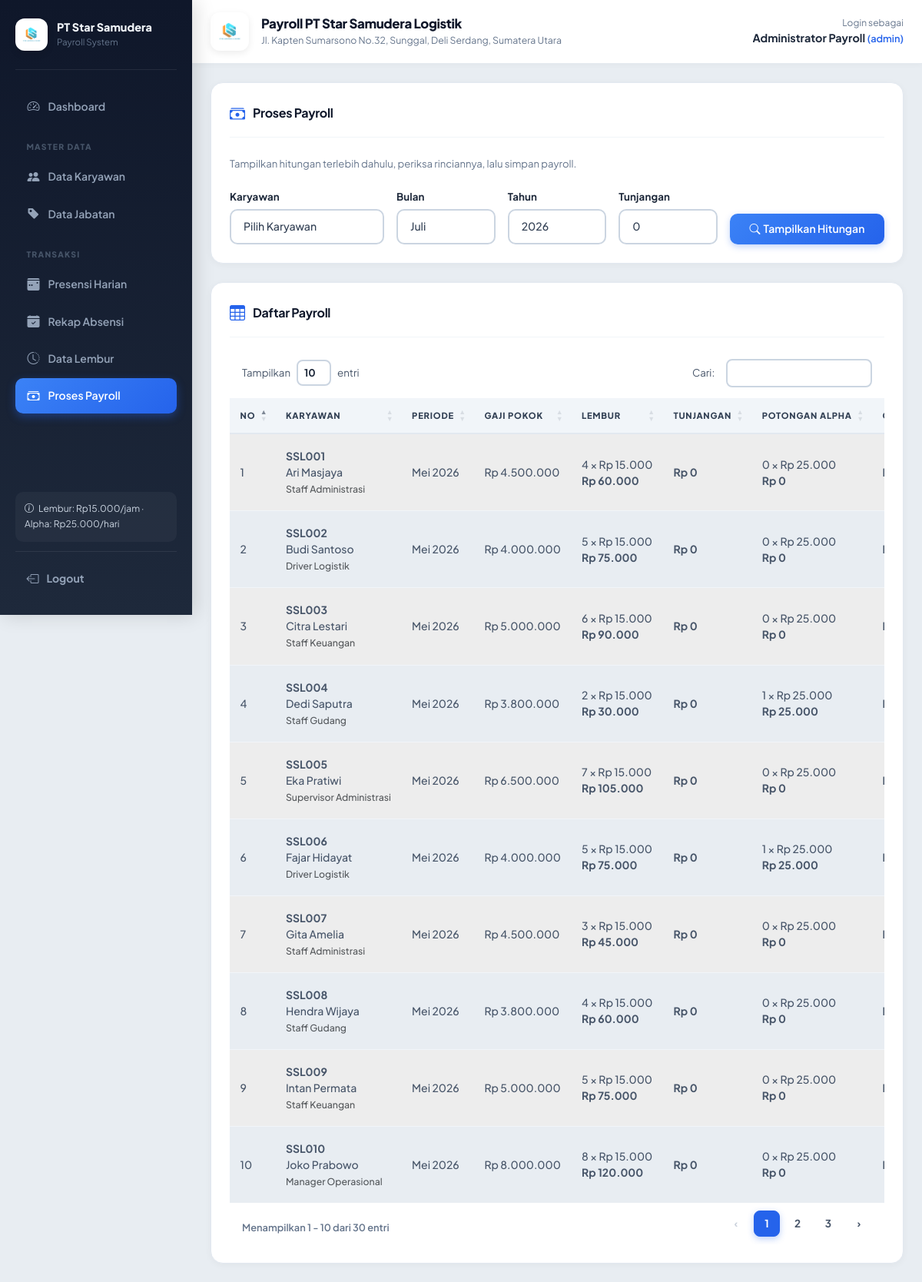
/transaksi/payroll.php (signed in), run on the app's committed database.
### tables this page shows
CREATE TABLE payroll (
    id_payroll INT AUTO_INCREMENT PRIMARY KEY,
    id_karyawan INT NOT NULL,
    bulan VARCHAR(20) NOT NULL,
    tahun YEAR NOT NULL,
    gaji_pokok DECIMAL(12,2) NOT NULL,
    jam_lembur INT NOT NULL DEFAULT 0,
    tarif_lembur DECIMAL(12,2) NOT NULL DEFAULT 15000,
    total_lembur DECIMAL(12,2) NOT NULL DEFAULT 0,
    total_tunjangan DECIMAL(12,2) NOT NULL DEFAULT 0,
    jumlah_alpha INT NOT NULL DEFAULT 0,
    tarif_alpha DECIMAL(12,2) NOT NULL DEFAULT 25000,
    total_potongan_alpha DECIMAL(12,2) NOT NULL DEFAULT 0,
    total_gaji_bersih DECIMAL(12,2) NOT NULL,
    status_pembayaran ENUM('Belum Dibayar','Sudah Dibayar') NOT NULL DEFAULT 'Belum Dibayar',
    status_validasi ENUM('Menunggu','Disetujui','Ditolak') NOT NULL DEFAULT 'Menunggu',
    tanggal_pembayaran DATE NULL,
    tanggal_proses DATETIME NOT NULL DEFAULT CURRENT_TIMESTAMP,
    diproses_oleh INT NULL,
    UNIQUE KEY unik_payroll_bulanan (id_karyawan, bulan, tahun),
    CONSTRAINT fk_payroll_karyawan FOREIGN KEY (id_karyawan) REFERENCES karyawan(id_karyawan) ON UPDATE CASCADE ON DELETE RESTRICT,
    CONSTRAINT fk_payroll_user FOREIGN KEY (diproses_oleh) REFERENCES users(id_user) ON UPDATE CASCADE ON DELETE SET NULL
);

CREATE TABLE karyawan (
    id_karyawan INT AUTO_INCREMENT PRIMARY KEY,
    nip VARCHAR(20) NOT NULL UNIQUE,
    nama_karyawan VARCHAR(100) NOT NULL,
    jenis_kelamin ENUM('L','P') NOT NULL,
    id_jabatan INT NOT NULL,
    status_karyawan ENUM('Tetap','Kontrak','Resign') NOT NULL,
    tanggal_masuk DATE NOT NULL,
    no_ktp VARCHAR(20) NULL,
    no_kk VARCHAR(20) NULL,
    CONSTRAINT fk_karyawan_jabatan FOREIGN KEY (id_jabatan) REFERENCES jabatan(id_jabatan) ON UPDATE CASCADE ON DELETE RESTRICT
);

CREATE TABLE jabatan (
    id_jabatan INT AUTO_INCREMENT PRIMARY KEY,
    kode_jabatan VARCHAR(20) NOT NULL UNIQUE,
    nama_jabatan VARCHAR(100) NOT NULL,
    gaji_pokok DECIMAL(12,2) NOT NULL,
    status_jabatan ENUM('Aktif','Tidak Aktif') NOT NULL DEFAULT 'Aktif'
);

### transaksi/payroll.php (the view, shortened to what this page needs)
<?php
require_once __DIR__ . '/../layout/header.php';
$selectedMonth=trim($_POST['bulan']??current_month_name());
$selectedYear=(int)($_POST['tahun']??date('Y'));
$selectedTunjangan=(float)($_POST['total_tunjangan']??0);
$data=mysqli_query($conn,"SELECT p.*,k.nip,k.nama_karyawan,j.nama_jabatan FROM payroll p JOIN karyawan k ON k.id_karyawan=p.id_karyawan JOIN jabatan j ON j.id_jabatan=k.id_jabatan ORDER BY p.tahun DESC,FIELD(p.bulan,'Desember','November','Oktober','September','Agustus','Juli','Juni','Mei','April','Maret','Februari','Januari'),k.nama_karyawan");
?>
<div class="card p-4 mb-4">
<div class="section-header">
  <i class="bi bi-cash-stack"></i>
  <h2 class="h5">Proses Payroll</h2>
</div>
<p class="section-desc">Tampilkan hitungan terlebih dahulu, periksa rinciannya, lalu simpan payroll.</p>
<form method="post" class="row g-3 align-items-end">
<div class="col-md-3"><label class="form-label">Karyawan</label><select name="id_karyawan" class="form-select" required><option value="">Pilih Karyawan</option></select></div>
<div class="col-md-2"><label class="form-label">Bulan</label><select name="bulan" class="form-select"><?= bulan_options($selectedMonth) ?></select></div>
<div class="col-md-2"><label class="form-label">Tahun</label><input type="number" name="tahun" class="form-control" value="<?= $selectedYear ?>"></div>
<div class="col-md-2"><label class="form-label">Tunjangan</label><input type="number" name="total_tunjangan" class="form-control" value="<?= $selectedTunjangan ?>"></div>
<div class="col-md-3 d-flex align-items-end"><button name="preview" class="btn btn-primary w-100"><i class="bi bi-search me-1"></i>Tampilkan Hitungan</button></div>
</form></div>
<div class="card p-4">
<div class="section-header">
  <i class="bi bi-table"></i>
  <h2 class="h5">Daftar Payroll</h2>
</div>
<div class="table-responsive"><table class="table table-striped dt-table" style="width:100%"><thead><tr><th>No</th><th>Karyawan</th><th>Periode</th><th>Gaji Pokok</th><th>Lembur</th><th>Tunjangan</th><th>Potongan Alpha</th><th>Gaji Bersih</th><th>Status</th><th>Aksi</th></tr></thead><tbody>
<?php $no=1;if($data):while($row=mysqli_fetch_assoc($data)):?>
<tr>
    <td><?= $no++ ?></td>
    <td><strong><?= e($row['nip']) ?></strong><br><?= e($row['nama_karyawan']) ?><br><span class="small text-muted"><?= e($row['nama_jabatan']) ?></span></td>
    <td><?= e($row['bulan'].' '.$row['tahun']) ?></td>
    <td><?= rupiah($row['gaji_pokok']) ?></td>
    <td><?= $row['jam_lembur'] ?> × <?= rupiah($row['tarif_lembur']) ?><br><strong><?= rupiah($row['total_lembur']) ?></strong></td>
    <td><strong><?= rupiah($row['total_tunjangan'] ?? 0) ?></strong></td>
    <td><?= $row['jumlah_alpha'] ?> × <?= rupiah($row['tarif_alpha']) ?><br><strong><?= rupiah($row['total_potongan_alpha']) ?></strong></td>
    <td><strong><?= rupiah($row['total_gaji_bersih']) ?></strong></td>
</tr>
<?php endwhile;endif;?>
</tbody></table></div></div>
<?php require_once __DIR__ . '/../layout/footer.php'; ?>

### layout/header.php (shortened to what this page needs)
<?php
$currentPath = str_replace('\\', '/', $_SERVER['PHP_SELF'] ?? '');
function nav_item(string $label, string $href, string $currentPath, string $icon = 'circle'): string
{
    $active = str_contains($currentPath, $href) ? 'active' : '';
    return '<a class="nav-link ' . $active . '" href="' . e(url($href)) . '">'
         . '<i class="bi bi-' . $icon . '"></i> ' . e($label)
         . '</a>';
}
function nav_heading(string $label): string
{
    return '<div class="sidebar-heading">' . e($label) . '</div>';
}
?>
<!DOCTYPE html>
<html lang="id">
<head>
    <link href="https://cdn.jsdelivr.net/npm/bootstrap@5.3.3/dist/css/bootstrap.min.css" rel="stylesheet">
    <link href="https://cdn.jsdelivr.net/npm/bootstrap-icons@1.11.3/font/bootstrap-icons.min.css" rel="stylesheet">
    <link href="<?= asset('css/style.css') ?>" rel="stylesheet">
    <link href="https://cdn.datatables.net/1.13.6/css/dataTables.bootstrap5.min.css" rel="stylesheet">
    <link href="https://cdn.jsdelivr.net/npm/sweetalert2@11.7.27/dist/sweetalert2.min.css" rel="stylesheet">
</head>
<body>
<div class="app-wrapper">
    <aside class="sidebar no-print">
        <div class="sidebar-brand">
            <img src="<?= asset('img/logo.png') ?>" alt="Logo" class="logo-mini">
            <div>
                <div class="sidebar-brand-name">PT Star Samudera</div>
                <div class="sidebar-brand-sub">Payroll System</div>
            </div>
        </div>
        <nav class="sidebar-nav">
            <?= nav_item('Dashboard', is_admin() ? 'dashboard_admin.php' : 'dashboard_pimpinan.php', $currentPath, 'speedometer2') ?>
            <?php if (is_admin()): ?>
                <?= nav_heading('Master Data') ?>
                <?= nav_item('Data Karyawan', 'master/karyawan.php', $currentPath, 'people-fill') ?>
                <?= nav_item('Data Jabatan', 'master/jabatan.php', $currentPath, 'tag-fill') ?>
                <?= nav_heading('Transaksi') ?>
                <?= nav_item('Presensi Harian', 'master/presensi_harian.php', $currentPath, 'calendar3-week-fill') ?>
                <?= nav_item('Rekap Absensi', 'master/absensi.php', $currentPath, 'calendar-check-fill') ?>
                <?= nav_item('Data Lembur', 'master/lembur.php', $currentPath, 'clock-history') ?>
                <?= nav_item('Proses Payroll', 'transaksi/payroll.php', $currentPath, 'cash-stack') ?>
            <?php endif; ?>
        </nav>
        <div class="sidebar-info">
            <i class="bi bi-info-circle"></i>
            Lembur: Rp15.000/jam &middot; Alpha: Rp25.000/hari
        </div>
        <div class="sidebar-logout">
            <a href="<?= url('auth/logout.php') ?>">
                <i class="bi bi-box-arrow-left"></i> Logout
            </a>
        </div>
    </aside>
    <div class="main-content">
        <header class="topbar no-print">
            <div class="d-flex align-items-center gap-2 gap-md-3 flex-grow-1" style="min-width: 0;">
                <img src="<?= asset('img/logo.png') ?>" alt="Logo" class="brand-logo d-none d-sm-block flex-shrink-0">
                <div class="text-truncate">
                    <h1 class="topbar-title text-truncate mb-0 d-none d-md-block">Payroll PT Star Samudera Logistik</h1>
                    <div class="topbar-sub d-none d-md-block text-truncate">Jl. Kapten Sumarsono No.32, Sunggal, Deli Serdang, Sumatera Utara</div>
                </div>
            </div>
            <div class="topbar-user text-end flex-shrink-0 ms-2" style="max-width: 45%;">
                <div class="topbar-user-label d-none d-sm-block">Login sebagai</div>
                <div class="topbar-user-name text-truncate">
                    <span class="d-none d-sm-inline"><?= e($_SESSION['nama'] ?? '') ?></span>
                    <span class="topbar-role">(<?= e($_SESSION['role'] ?? '') ?>)</span>
                </div>
            </div>
        </header>
        <div class="page-content">

### helpers/functions.php (shortened to what this page needs)
<?php
function base_path(): string
{
    $docRoot = str_replace('\\', '/', $_SERVER['DOCUMENT_ROOT']);
    $projRoot = str_replace('\\', '/', dirname(__DIR__));
    if (strpos($projRoot, $docRoot) === 0) {
        $path = substr($projRoot, strlen($docRoot));
        return $path === '/' ? '' : $path;
    }
    return '';
}
function url(string $path = ''): string
{
    $base = rtrim(base_path(), '/');
    $path = ltrim($path, '/');
    return $path === '' ? ($base ?: '/') : $base . '/' . $path;
}
function asset(string $path): string
{
    return url('assets/' . ltrim($path, '/'));
}
function e($value): string
{
    return htmlspecialchars((string)$value, ENT_QUOTES, 'UTF-8');
}
function rupiah($value): string
{
    return 'Rp ' . number_format((float)$value, 0, ',', '.');
}
function is_admin(): bool
{
    return ($_SESSION['role'] ?? '') === 'admin';
}
function bulan_list(): array
{
    return [
        1 => 'Januari', 2 => 'Februari', 3 => 'Maret', 4 => 'April',
        5 => 'Mei', 6 => 'Juni', 7 => 'Juli', 8 => 'Agustus',
        9 => 'September', 10 => 'Oktober', 11 => 'November', 12 => 'Desember'
    ];
}
function bulan_options(string $selected = ''): string
{
    $html = '';
    foreach (bulan_list() as $nama) {
        $sel = strcasecmp($selected, $nama) === 0 ? ' selected' : '';
        $html .= '<option value="' . e($nama) . '"' . $sel . '>' . e($nama) . '</option>';
    }
    return $html;
}
function current_month_name(): string
{
    return bulan_list()[(int)date('n')];
}

### layout/footer.php (shortened to what this page needs)
        </div>
    </div>
</div>
</body>
</html>

### data on the page
payroll: id_karyawan.nip "SSL001", id_karyawan.nama_karyawan "Ari Masjaya", jabatan.nama_jabatan "Staff Administrasi", bulan+tahun "Mei 2026", gaji_pokok "Rp 4.500.000", jam_lembur "4", tarif_lembur "Rp 15.000", total_lembur "Rp 60.000", total_tunjangan "Rp 0", jumlah_alpha "0", tarif_alpha "Rp 25.000", total_potongan_alpha "Rp 0"
payroll: id_karyawan.nip "SSL002", id_karyawan.nama_karyawan "Budi Santoso", jabatan.nama_jabatan "Driver Logistik", bulan+tahun "Mei 2026", gaji_pokok "Rp 4.000.000", jam_lembur "5", tarif_lembur "Rp 15.000", total_lembur "Rp 75.000", total_tunjangan "Rp 0", jumlah_alpha "0", tarif_alpha "Rp 25.000", total_potongan_alpha "Rp 0"
payroll: id_karyawan.nip "SSL003", id_karyawan.nama_karyawan "Citra Lestari", jabatan.nama_jabatan "Staff Keuangan", bulan+tahun "Mei 2026", gaji_pokok "Rp 5.000.000", jam_lembur "6", tarif_lembur "Rp 15.000", total_lembur "Rp 90.000", total_tunjangan "Rp 0", jumlah_alpha "0", tarif_alpha "Rp 25.000", total_potongan_alpha "Rp 0"
payroll: id_karyawan.nip "SSL004", id_karyawan.nama_karyawan "Dedi Saputra", jabatan.nama_jabatan "Staff Gudang", bulan+tahun "Mei 2026", gaji_pokok "Rp 3.800.000", jam_lembur "2", tarif_lembur "Rp 15.000", total_lembur "Rp 30.000", total_tunjangan "Rp 0", jumlah_alpha "1", tarif_alpha "Rp 25.000", total_potongan_alpha "Rp 25.000"
payroll: id_karyawan.nip "SSL005", id_karyawan.nama_karyawan "Eka Pratiwi", jabatan.nama_jabatan "Supervisor Administrasi", bulan+tahun "Mei 2026", gaji_pokok "Rp 6.500.000", jam_lembur "7", tarif_lembur "Rp 15.000", total_lembur "Rp 105.000", total_tunjangan "Rp 0", jumlah_alpha "0", tarif_alpha "Rp 25.000", total_potongan_alpha "Rp 0"
payroll: id_karyawan.nip "SSL006", id_karyawan.nama_karyawan "Fajar Hidayat", jabatan.nama_jabatan "Driver Logistik", bulan+tahun "Mei 2026", gaji_pokok "Rp 4.000.000", jam_lembur "5", tarif_lembur "Rp 15.000", total_lembur "Rp 75.000", total_tunjangan "Rp 0", jumlah_alpha "1", tarif_alpha "Rp 25.000", total_potongan_alpha "Rp 25.000"
payroll: id_karyawan.nip "SSL007", id_karyawan.nama_karyawan "Gita Amelia", jabatan.nama_jabatan "Staff Administrasi", bulan+tahun "Mei 2026", gaji_pokok "Rp 4.500.000", jam_lembur "3", tarif_lembur "Rp 15.000", total_lembur "Rp 45.000", total_tunjangan "Rp 0", jumlah_alpha "0", tarif_alpha "Rp 25.000", total_potongan_alpha "Rp 0"
payroll: id_karyawan.nip "SSL008", id_karyawan.nama_karyawan "Hendra Wijaya", jabatan.nama_jabatan "Staff Gudang", bulan+tahun "Mei 2026", gaji_pokok "Rp 3.800.000", jam_lembur "4", tarif_lembur "Rp 15.000", total_lembur "Rp 60.000", total_tunjangan "Rp 0", jumlah_alpha "0", tarif_alpha "Rp 25.000", total_potongan_alpha "Rp 0"
payroll: id_karyawan.nip "SSL009", id_karyawan.nama_karyawan "Intan Permata", jabatan.nama_jabatan "Staff Keuangan", bulan+tahun "Mei 2026", gaji_pokok "Rp 5.000.000", jam_lembur "5", tarif_lembur "Rp 15.000", total_lembur "Rp 75.000", total_tunjangan "Rp 0", jumlah_alpha "0", tarif_alpha "Rp 25.000", total_potongan_alpha "Rp 0"
payroll: id_karyawan.nip "SSL010", id_karyawan.nama_karyawan "Joko Prabowo", jabatan.nama_jabatan "Manager Operasional", bulan+tahun "Mei 2026", gaji_pokok "Rp 8.000.000", jam_lembur "8", tarif_lembur "Rp 15.000", total_lembur "Rp 120.000", total_tunjangan "Rp 0", jumlah_alpha "0", tarif_alpha "Rp 25.000", total_potongan_alpha "Rp 0"

### other printed values
$label "Dashboard Data Karyawan Data Jabatan Presensi Harian Rekap Absensi Data Lembur Proses Payroll"
$label "MASTER DATA TRANSAKSI"
$_SESSION['nama'] "Administrator Payroll"
$_SESSION['role'] "admin"
form field bulan "Juli"
